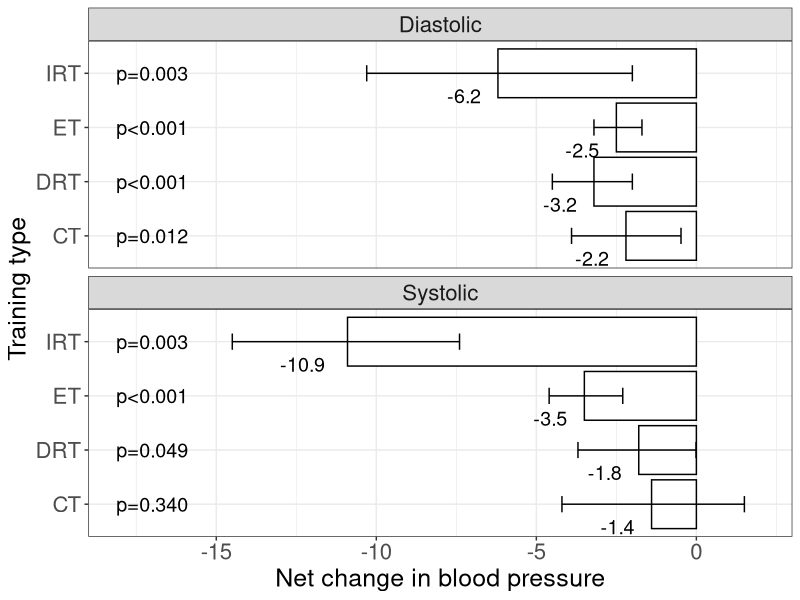

The R script that drew this image: (Note: this script raises an error after producing the figure.)
# route = "P:\\2022_udes\\apoyo_docencia\\grafica_camila"
# route =  'P:\\pcloud\\2022_udes\\apoyo_docencia\\grafica_camila'
setwd(route)

# basado en etnia06_hta_version_2_discreteA_FINAL_MODELS.xlsx
getwd()
list.files()

library(readxl)
# install.packages("cowplot")


grafcami = read_xlsx("grafica_camila.xlsx",sheet="Hoja1")

library(ggplot2)

newgrafcami <- grafcami


png(filename = "grafica01.png",  width = 720, height = 720, units = "px",
    pointsize = 12)
 win.metafile(filename = "grafica.emf", width = 7, height = 7, pointsize = 12,
               restoreConsole = TRUE)
gra1 = ggplot(grafcami, aes(y=Treatment0, x=Value)) +   
    geom_bar(position="dodge", stat="identity",fill="white",colour="black")
gra1 + xlim(c(-18,2))+ theme_bw() +
    ylab("Training type") + xlab("Net change in blood pressure") + 
    facet_wrap(~BloodPressure,ncol = 1) +
    geom_errorbarh(aes(xmin=IL,xmax=UL),
                  height=.3,                    # Width of the error bars
                  position=position_dodge(.9)) +
    geom_text(aes(label=Value), hjust=1.5, vjust = 2.0,
              size=5.0,position = position_dodge(1.)) +
    geom_text(aes(x=-17 , label=pvalue),# hjust=4.5, vjust = 2.0,
              size=5.0,position = position_dodge(1.)) +
    theme(axis.text = element_text(size = 16),axis.title = element_text(size = 18),
          strip.text= element_text(size = 16))
dev.off()

help(png)
help(geom_text)
help(theme)


    theme(legend.position="top",panel.grid=element_blank()) +
    geom_text(aes(label=p), vjust=-4.5, size=4.5,position = position_dodge(1.))+
    #geom_text(aes(label=casosparentesis),hjust=0.4, vjust=-0.2, size=4,position = position_dodge(1.0))+
    theme(axis.text = element_text(size = 12),legend.title = element_blank(),
          )+
 +
    annotate(geom="text", x=1.0, y=65, label="*p-value=0.000",color="black")+
    annotate(geom="text", x=2.0, y=65, label="*p-value=0.030",color="black")+
    annotate(geom="text", x=3.0, y=65, label="*p-value=0.141",color="black") 
ggdraw(gra1) + draw_label("*Chi square test", x = 0.1, y = 0.03,size=12)

dev.off()


# Change the order of Users column of DataFrame
newgrafcami$BloodPressure1 <- factor(newgrafcami$BloodPressure, 
                      levels = c("Systolic", "Diastolic"))

newgrafcami$Treatment1 <- factor(newgrafcami$Treatment0, 
                                     levels = c("CT","ET", "DRT","IRT"))


# png(filename = "grafica01.png",  width = 720, height = 720, units = "px",
#     pointsize = 12)
win.metafile(filename = "newgrafica.emf", width = 7, height = 7, pointsize = 12,
                restoreConsole = TRUE)
gra1 = ggplot(newgrafcami, aes(y=Treatment1, x=Value)) +   
  geom_bar(position="dodge", stat="identity",fill="white",colour="black")
gra1 + xlim(c(-18,2))+ theme_bw() +
  ylab("Training type") + xlab("Net change in blood pressure") + 
  facet_wrap(~BloodPressure1,ncol = 1) +
  geom_errorbarh(aes(xmin=IL,xmax=UL),
                 height=.3,                    # Width of the error bars
                 position=position_dodge(.9)) +
  geom_text(aes(label=Value), hjust=1.5, vjust = 2.0,
            size=5.0,position = position_dodge(1.)) +
  geom_text(aes(x=-17 , label=pvalue),# hjust=4.5, vjust = 2.0,
            size=5.0,position = position_dodge(1.)) +
  theme(axis.text = element_text(size = 16),axis.title = element_text(size = 18),
        strip.text= element_text(size = 16))
dev.off()

help(png)
help(geom_text)
help(theme)


theme(legend.position="top",panel.grid=element_blank()) +
  geom_text(aes(label=p), vjust=-4.5, size=4.5,position = position_dodge(1.))+
  #geom_text(aes(label=casosparentesis),hjust=0.4, vjust=-0.2, size=4,position = position_dodge(1.0))+
  theme(axis.text = element_text(size = 12),legend.title = element_blank(),
  )+
  +
  annotate(geom="text", x=1.0, y=65, label="*p-value=0.000",color="black")+
  annotate(geom="text", x=2.0, y=65, label="*p-value=0.030",color="black")+
  annotate(geom="text", x=3.0, y=65, label="*p-value=0.141",color="black") 
ggdraw(gra1) + draw_label("*Chi square test", x = 0.1, y = 0.03,size=12)

dev.off()
